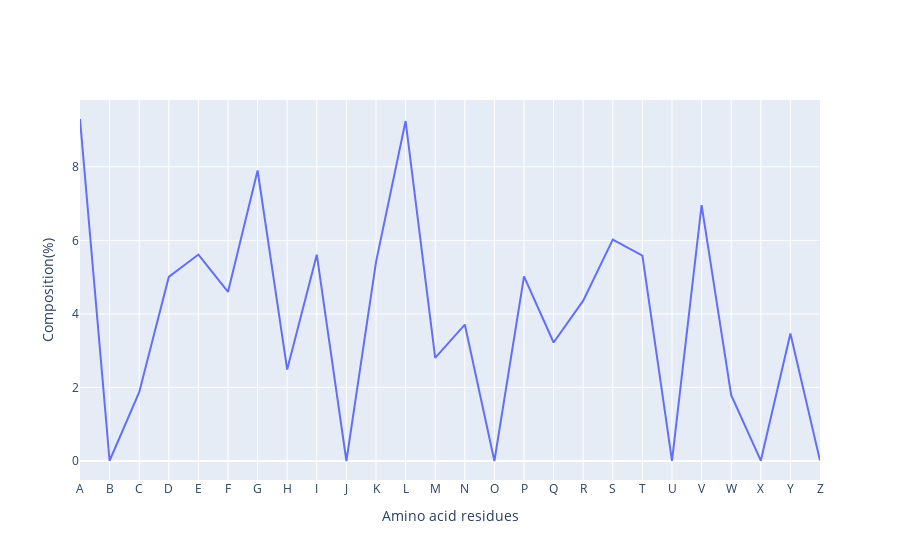

Notebook code cell kept with this figure:
### Code cell
# Plot for distribution
import numpy as np
import plotly.graph_objects as go
 
# x = [0, 1, 2, 3, 4, 5, 6, 7, 8, 9]
# y = [1, 3, 4, 5, 6]
x = list(nine_aminos_cnt.keys())
fig = go.Figure(data=go.Scatter(x = x, y = total_ratio))
fig.update_layout(
    xaxis_title = "Amino acid residues",
    yaxis_title = "Composition(%)"
)
fig

### Figure 1 — Plotly figure (JSON) as saved in the notebook; plotly's stock layout.template omitted (floating-point values rounded to 4 significant figures)
{"data": [{"type": "scatter", "x": ["A", "B", "C", "D", "E", "F", "G", "H", "I", "J", "K", "L", "M", "N", "O", "P", "Q", "R", "S", "T", "U", "V", "W", "X", "Y", "Z"], "y": [9.3, 0.006964, 1.871, 5.006, 5.615, 4.597, 7.899, 2.485, 5.611, 0, 5.408, 9.245, 2.805, 3.71, 0, 5.02, 3.223, 4.359, 6.019, 5.585, 0.001055, 6.957, 1.79, 0.007808, 3.466, 0.01182]}], "layout": {"xaxis": {"title": {"text": "Amino acid residues"}}, "yaxis": {"title": {"text": "Composition(%)"}}}}
